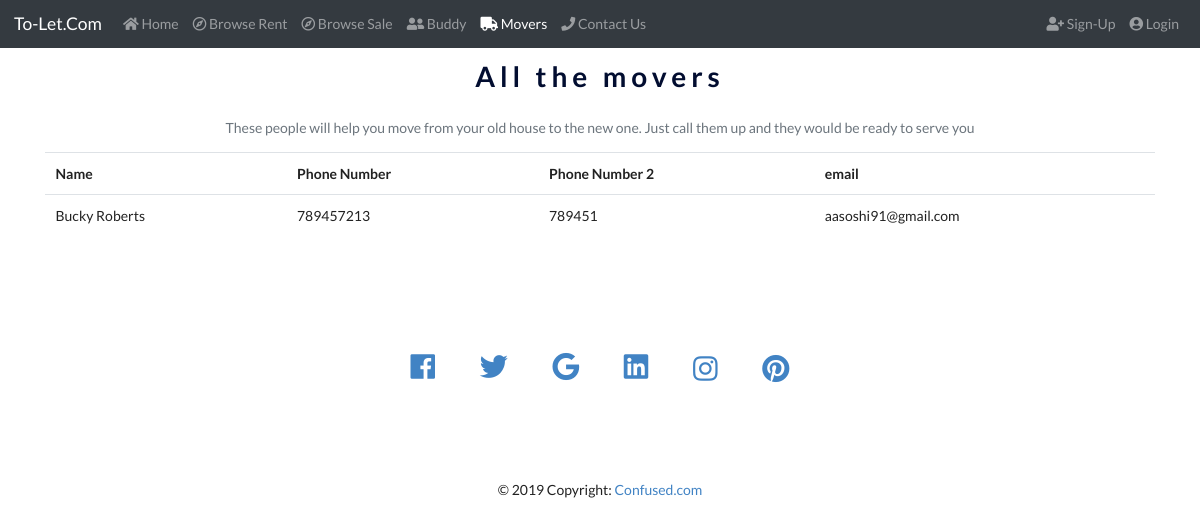
/movers.php, run on the app's committed database.
### tables this page shows
CREATE TABLE `user_info` (
  `id` int(11) NOT NULL,
  `name` varchar(100) NOT NULL,
  `address` varchar(200) NOT NULL,
  `phone` int(11) NOT NULL,
  `phone2` int(11) DEFAULT NULL,
  `email` varchar(100) DEFAULT NULL,
  `password` varchar(11) NOT NULL,
  `ad_id` int(11) DEFAULT NULL,
  `buddy_id` int(11) DEFAULT NULL,
  `mover_id` int(11) DEFAULT NULL
);

### movers.php (the view, shortened to what this page needs)
<?php
include('connection.php');
?>
<!DOCTYPE html>
<html>
<head>
  <link rel="stylesheet" href="https://maxcdn.bootstrapcdn.com/bootstrap/4.0.0-beta.2/css/bootstrap.min.css">
  <link rel="stylesheet" type="text/css" href="https://cdnjs.cloudflare.com/ajax/libs/semantic-ui/2.3.1/semantic.css">
  <link rel="stylesheet" href="https://use.fontawesome.com/releases/v5.0.13/css/all.css">
  <link rel="stylesheet" type="text/css" href="movers.css">
</head>
<body>
  <nav class="navbar navbar-expand-lg navbar-dark bg-dark">
   <a class="navbar-brand" href="index.php">To-Let.Com</a>
   <div class="collapse navbar-collapse" id="navbarNav">
     <ul class="navbar-nav">
       <li class="nav-item ">
         <a class="nav-link" href="index.php"><i class="fas fa-home"></i>
           Home <span class="sr-only">(current)</span></a>
         </li>
         <li class="nav-item">
           <a class="nav-link " href="browseRent.php"><i class="far fa-compass"></i> Browse Rent</a>
         </li>
         <li class="nav-item">
           <a class="nav-link" href="browseSale.php"><i class="far fa-compass"></i> Browse Sale</a>
         </li>
         <li class="nav-item">
           <a class="nav-link " href="buddy.php"><i class="fas fa-user-friends"></i> Buddy</a>
         </li>
         <li class="nav-item">
           <a class="nav-link active" href="movers.php"><i class="fas fa-truck"></i></i> Movers</a>
         </li>
        <li class="nav-item">
         <a class="nav-link" href="contact.html"><i class="fas fa-phone"></i> Contact Us</a>
       </li>
     </ul>
     <?php
     include ('session.php');
     ?>
   </div>
 </nav>
 <div class="container">
  <h1>All the movers</h1>
  <p class="text-muted">These people will help you move from your old house to the new one. Just call them up and they would be ready to serve you</p>
  <table class="table">
    <tr>
      <th>Name</th>
      <th>Phone Number</th>
      <th>Phone Number 2</th>
      <th>email</th>
    </tr>
    <?php
    $query="SELECT * FROM user_info WHERE mover_id=1";
    $results = mysqli_query($conn, $query);
if(mysqli_num_rows($results)>0){
 while($row = mysqli_fetch_assoc($results)){
   echo "<tr>
   <td>".$row["name"]."</td>
   <td>".$row["phone"]."</td>
   <td>".$row["phone2"]."</td>
   <td>".$row["email"]."</td>
   </tr>";
 }
}else{
  echo "Problem";
}
?>
</table>
</div>
<br>
<br>
<?php
include ('footer.php');
?>
</body>
</html>

### movers.css (style rules this page uses)
h1 { font-size: 28px; padding: 10px; text-align: center; letter-spacing: 5px; color: #020d30; }
table { padding-top: 50px; }
p { text-align: center; }

### data on the page
user_info: name "Bucky Roberts", phone "789457213", phone2 "789451", email "aasoshi91@gmail.com"
